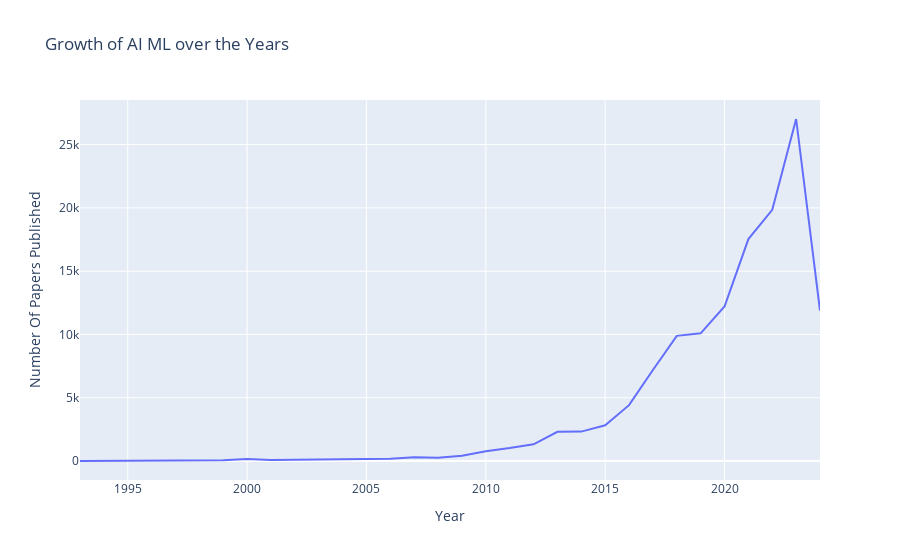

Notebook cell for this chart:
### Code cell
papers_over_years=data.groupby(['Year']).size().reset_index().rename(columns={0:'Number Of Papers Published'})
fig_one = px.line(x="Year",y="Number Of Papers Published",data_frame=papers_over_years,title="Growth of AI ML over the Years")
fig_one.show()

### Figure 1 — Plotly figure (JSON) as saved in the notebook; plotly's stock layout.template omitted (floating-point values rounded to 4 significant figures)
{"data": [{"hovertemplate": "Year=%{x}<br>Number Of Papers Published=%{y}<extra></extra>", "legendgroup": "", "line": {"color": "#636efa", "dash": "solid"}, "marker": {"symbol": "circle"}, "mode": "lines", "name": "", "orientation": "v", "showlegend": false, "type": "scatter", "x": [1993, 1994, 1995, 1996, 1997, 1998, 1999, 2000, 2001, 2002, 2003, 2004, 2005, 2006, 2007, 2008, 2009, 2010, 2011, 2012, 2013, 2014, 2015, 2016, 2017, 2018, 2019, 2020, 2021, 2022, 2023, 2024], "xaxis": "x", "y": [6, 15, 26, 28, 18, 48, 57, 157, 89, 114, 128, 146, 108, 174, 301, 265, 422, 773, 1025, 1327, 2315, 2327, 2825, 4416, 7193, 9893, 10091, 12209, 17538, 19849, 27023, 11888], "yaxis": "y"}], "layout": {"legend": {"tracegroupgap": 0}, "title": {"text": "Growth of AI ML over the Years"}, "xaxis": {"anchor": "y", "domain": [0, 1], "title": {"text": "Year"}}, "yaxis": {"anchor": "x", "domain": [0, 1], "title": {"text": "Number Of Papers Published"}}}}
